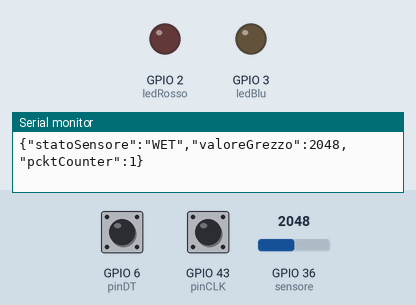
Bench run of a sketch on a simulated ESP32. On the bench: output pins drawn as LEDs (lit = HIGH), the last lines printed to the serial monitor. The inputs (shaded band) are chosen by the test bench; at power-on: GPIO 36 (sensore) = 2048, GPIO 6 (pinDT) HIGH, GPIO 43 (pinCLK) HIGH. WiFi joins after 1.5 s; servers stay silent unless stated.

Above: at 2.7 s.
2.8 s: GPIO 36 (sensore) set to 2352
4.3 s: GPIO 36 (sensore) set to 2464
At 5.1 s:
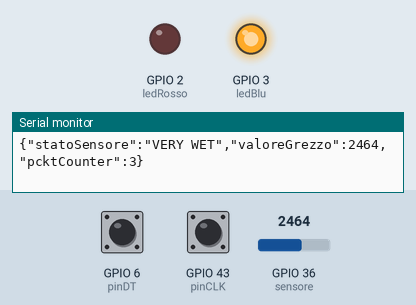
5.8 s: GPIO 36 (sensore) set to 491
At 6.3 s:
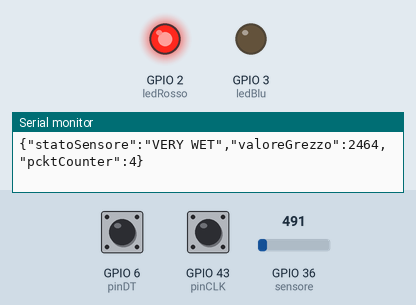
7.3 s: GPIO 36 (sensore) set to 934
8.8 s: GPIO 36 (sensore) set to 1049
At 9.7 s:
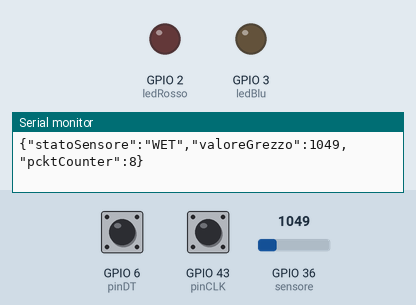
10.3 s: GPIO 36 (sensore) set to 0
At 10.9 s:
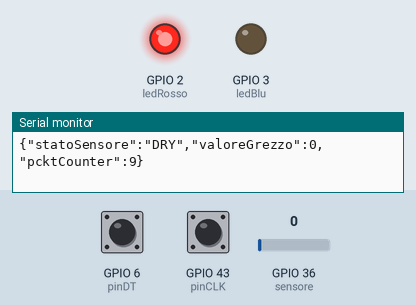
Timing chart, 0 to 12.8 s (numbered marks = the images above; inputs shaded):
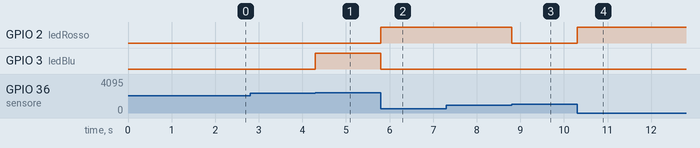

The sketch:

progettoIOT.ino
```cpp
#include <WiFi.h>
#include <WiFiUdp.h>
#include <ArduinoJson.h>

// VARIABILI PIN ARDUINO
int ledRosso = D1;
int ledBlu = D2;
int pinCLK = D6;
int pinDT = D5;
int sensore = A0;

// VARIABILI PER CONNESSIONE WIFI
const char *ssid = "iPhone di Riccardo";
const char *password = "caccapupo";
int isConnected;

// VARIABILI PER UDP
IPAddress ipServer(172, 20, 10, 5);
WiFiUDP Udp;
// char msg[100];
long pcktCount = 0;

// VARIABILI PER SENSORE UMIDITA'
char statoSensore[100];
int valoreSensore;
int dry = 1000;
int wet = 1600;
int very_wet = 2400;

// VARIABILI PER ROTARY ENCODER
int pinCLK_value;
int pinCLK_prev;
bool bool_CW;

// VARIABILI PER IL TEMPO DI CAMPIONAMENTO
int count;
int tempoMinimo = 1;
int tempoMassimo = 30;
unsigned long interval;
unsigned long previousMillis = 0;

int connectToWiFi() {
  Serial.begin(115200);
  Serial.print("Connessione a ");
  Serial.println(ssid);

  WiFi.begin(ssid, password);

  int tentativiConnessione = 0;
  while (WiFi.status() != WL_CONNECTED && tentativiConnessione < 30) {
    delay(500);
    Serial.print(".");
    tentativiConnessione++;
  }

  if (WiFi.status() == WL_CONNECTED) {
    Serial.println("\nConnessione WiFi stabilita");
    Serial.print("Indirizzo IP assegnato: ");
    Serial.println(WiFi.localIP());
    return 1;
  } else {
    Serial.println("\nConnessione WiFi fallita. Verifica le credenziali.");
  }
  return 0;
}

void checkEncoder() {
  int pinCLK_value = digitalRead(pinCLK);

  if (pinCLK_value != pinCLK_prev) {
    if (digitalRead(pinDT) != pinCLK_value) {
      bool_CW = true;
    } else {
      bool_CW = false;
    }

    if (bool_CW) {
      count++;
    } else {
      count--;
    }

    count = constrain(count, tempoMinimo, tempoMassimo);

    interval = count * 1000  ;
    Serial.print("Tempo di campionamento: ");
    Serial.print(count);
    Serial.println(" minuti");

    pinCLK_prev = pinCLK_value;
  }
}

void setup() {
  isConnected = connectToWiFi();

  pinMode(ledRosso, OUTPUT);
  pinMode(ledBlu, OUTPUT);
  pinMode(pinCLK, INPUT);
  pinMode(pinDT, INPUT);
  pinMode(sensore, INPUT);

  count = 1;
  bool_CW = false;
}

void loop() {
  checkEncoder();

  valoreSensore = analogRead(sensore);
  if (valoreSensore < dry) {
    digitalWrite(ledRosso, HIGH);
    digitalWrite(ledBlu, LOW);
    // Serial.println("Livello: DRY");
    strcpy(statoSensore, "DRY");
  } else if (valoreSensore >= dry && valoreSensore < very_wet) {
    digitalWrite(ledRosso, LOW);
    digitalWrite(ledBlu, LOW);
    // Serial.println("Livello: WET");
    strcpy(statoSensore, "WET");
  } else {
    digitalWrite(ledRosso, LOW);
    digitalWrite(ledBlu, HIGH);
    // Serial.println("Livello: VERY WET");
    strcpy(statoSensore, "VERY WET");
  }

  unsigned long currentMillis = millis();
  if (currentMillis - previousMillis >= interval) {
    previousMillis = currentMillis;
    if(isConnected == 1){
      const size_t CAPACITY = JSON_OBJECT_SIZE(1);
      StaticJsonDocument<CAPACITY> doc;
      JsonObject object = doc.to<JsonObject>();
      object["statoSensore"] = statoSensore;
      object["valoreGrezzo"] = valoreSensore;
      object["pcktCounter"] = pcktCount;
      serializeJson(doc, Serial);
      Serial.println("");

      Udp.begin(8888);
      Udp.beginPacket(ipServer, 8888);
      serializeJson(doc, Udp);
      // sprintf(msg,"{\"statoSensore\":\"%s\", \"valoreGrezzo\":%d}" ,statoSensore, valoreSensore);
      // int msg_len = sizeof(msg)/sizeof(char);
      // Udp.write((uint8_t*)(msg),msg_len);
      Udp.endPacket();

      // Serial.println(msg);
      pcktCount++;
    }
  }

}
```

Measured:
- the behaviour switches between 2399 and 2400 on GPIO 36 (sensore) (found by bisection; images 0 and 1)
- the behaviour switches between 999 and 1000 on GPIO 36 (sensore) (found by bisection; images 2 and 3)
- after the input at 4.3 s, GPIO 3 (ledBlu): LOW → HIGH at once
- after the input at 5.8 s, GPIO 2 (ledRosso): LOW → HIGH at once; GPIO 3 (ledBlu): HIGH → LOW at once
- after the input at 8.8 s, GPIO 2 (ledRosso): HIGH → LOW at once
- after the input at 10.3 s, GPIO 2 (ledRosso): LOW → HIGH at once
